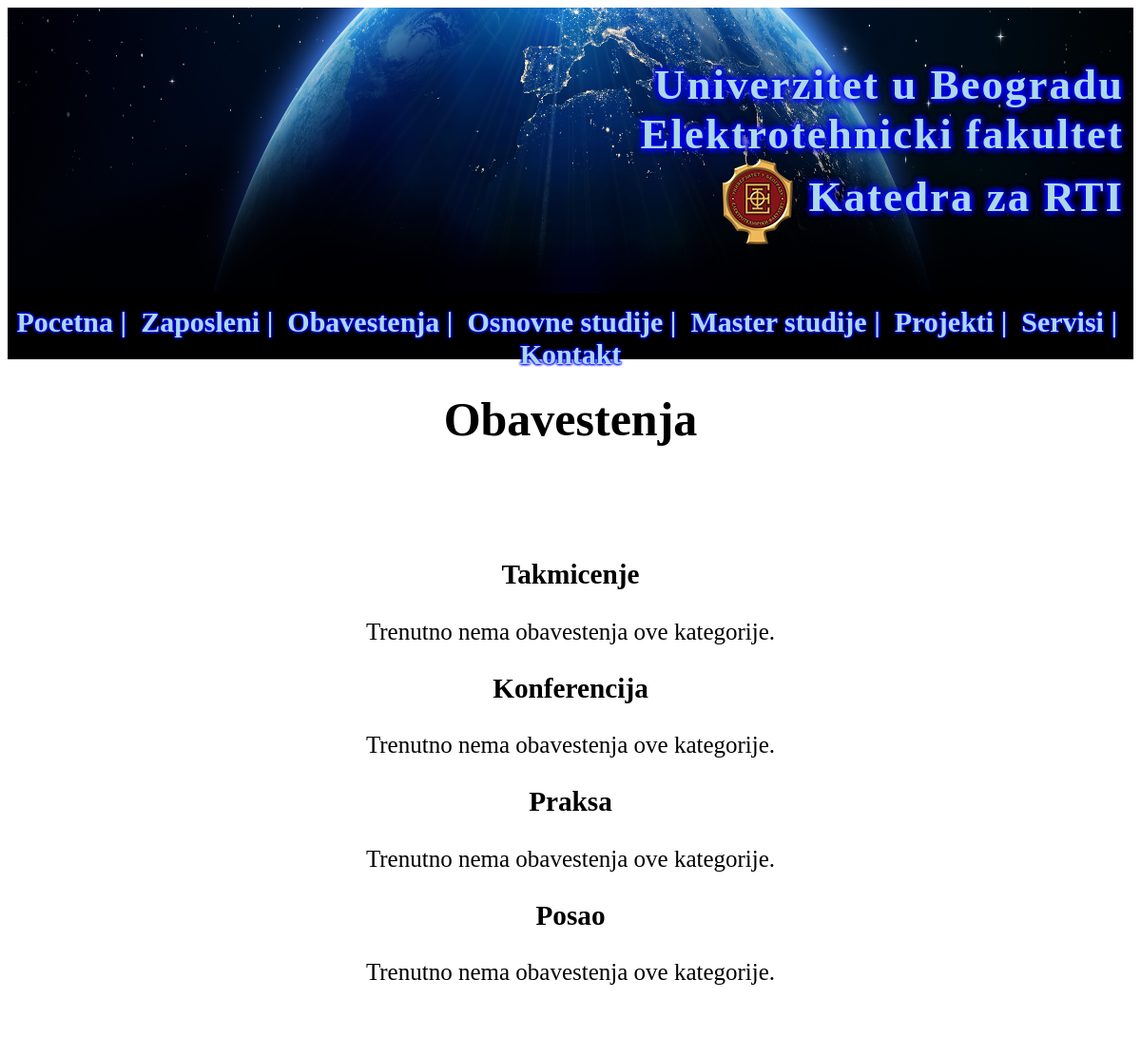
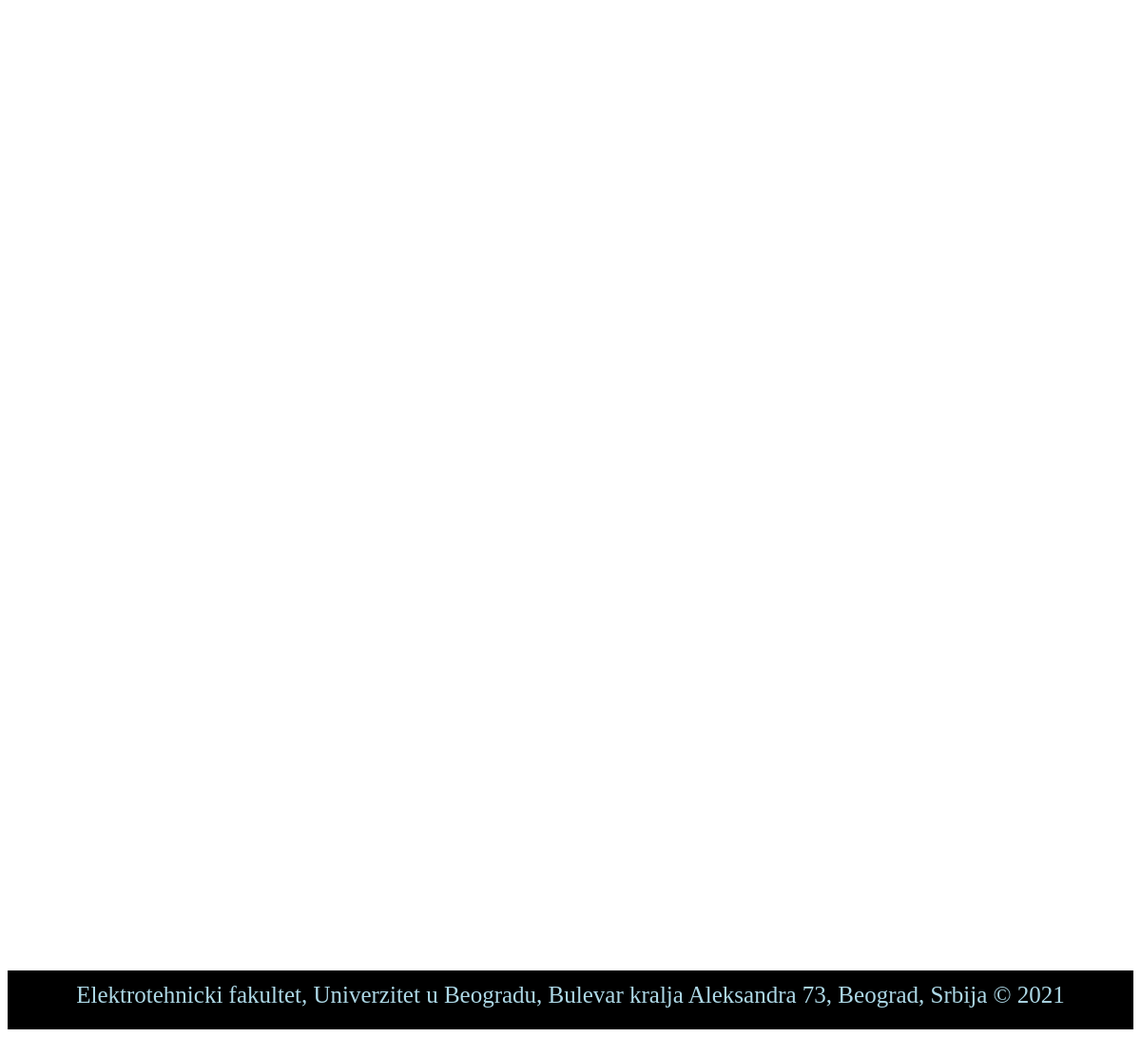
/obavestenja.php, run on the app's committed database (2 pictures, top to bottom).
### tables this page shows
CREATE TABLE IF NOT EXISTS `kategorija_obav` (
  `id` int(11) NOT NULL AUTO_INCREMENT,
  `naziv` varchar(30) NOT NULL,
  PRIMARY KEY (`id`)
);

### obavestenja.php (the view, shortened to what this page needs)
<!DOCTYPE html>
<html>
    <head>
        <link rel="stylesheet" type="text/css" href="stilovi.css"/>
    </head>
    <body>
        <?php
        require('divheader.php');
        ?>
        <?php
        require('divmenu.php');
        ?>
        <div id="sadrzaj">
            <h1><b>Obavestenja</b></h1>
            <br/>
            <br/>
            <?php
            require('konekcija.php');
            $result= mysqli_query($con, "select * from obavestenje_sajt join kategorija_obav on obavestenje_sajt.id_kat=kategorija_obav.id");
            if(mysqli_num_rows($result)==0){
                echo"Nema obavestenja na sajtu";
            }else{
            $result= mysqli_query($con, "select MAX(id) FROM kategorija_obav");
            $row3= mysqli_fetch_assoc($result);
            for($i=1;$i<($row3['MAX(id)']+1);$i++){
                $result= mysqli_query($con, "select * from kategorija_obav where id=".$i);
                $row= mysqli_fetch_assoc($result);
                ?><h3><b><?php echo $row['naziv']."<br/>";?></b></h3><?php
                $k=0;
                        ?>
                        <?php
                if($k==0) echo"Trenutno nema obavestenja ove kategorije.<br/>";
            }
            }
            ?>
        </div>
        <?php
        require('divfooter.php');
        ?>
    </body>
</html>

### stilovi.css (style rules this page uses)
#sadrzaj { height:1700px; margin-top: 0; padding-top: 0; font-family: serif; font-size: 25px; text-align: center; }

### data on the page
kategorija_obav: naziv "Takmicenje"
kategorija_obav: naziv "Konferencija"
kategorija_obav: naziv "Praksa"
kategorija_obav: naziv "Posao"
